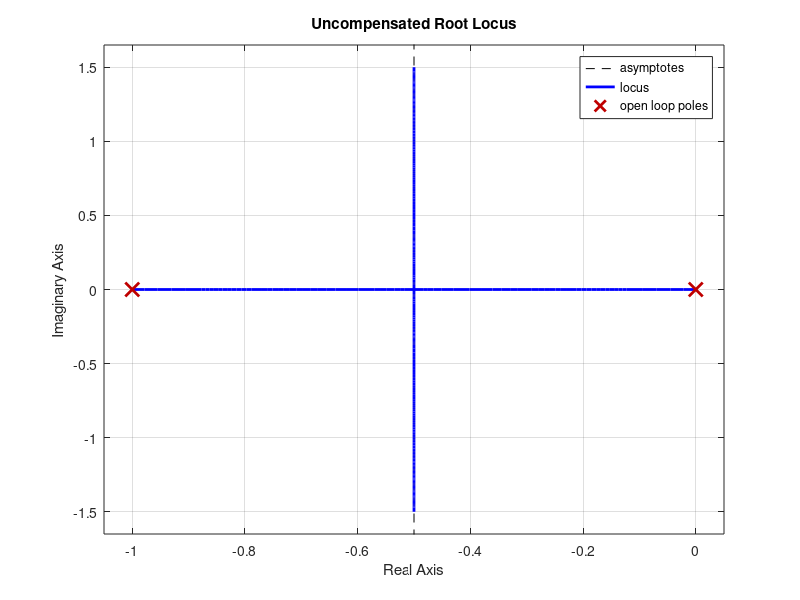
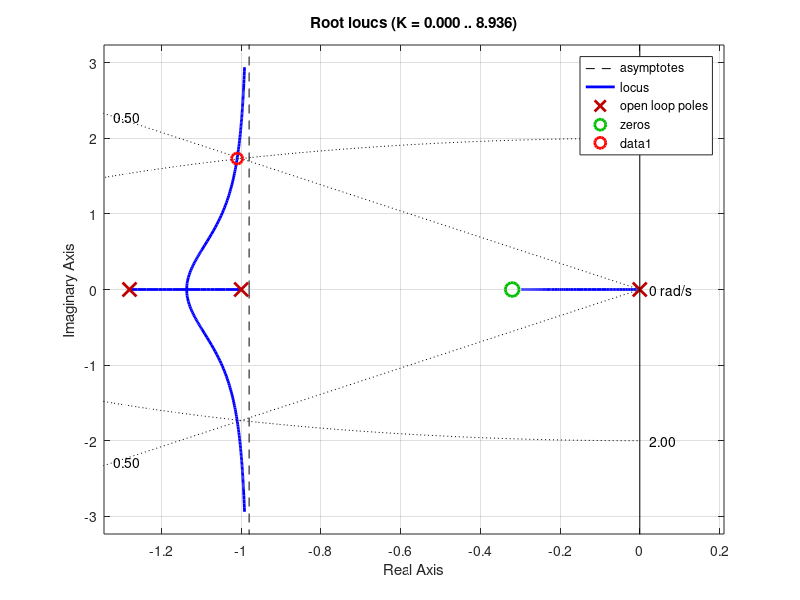

MATLAB code to generate these figures, in order: (Note: this script raises an error after producing the figures.)
% Problem 5.25 b
% Design lead compensator Dc(s) = k * (s+z) / (s+p)
% Requirement: s = -1 +- j * sqrt(3)

clear; clc;
wn = 2;
zeta = 0.5;
s = tf('s');
G = 1/(s*(s+1));
figure(1);

% % Step 2 - Plot uncompensated root locus
rlocus(G);
title('Uncompensated Root Locus');

% % Step 3 - can't meet specs with uncompensated system, so pick starting
% % values for lead compensator

z_lead = wn/6.25; % Rule of thumb: initially 25% of natural frequency.
p_lead = 4*z_lead; % Rule of thumb: initially placing pole at 10*z;
D_lead = (s + z_lead)/(s + p_lead);

figure(2);

% % Step 4 - Examine root locus and see if we can place the poles somewhere
% % where the specs will be met.
rlocus(D_lead*G)

% Step 5 - Select K value
K = 3.2653;


% This portion was generated by AI to graph the point nicely
% Find the closed-loop poles
closed_loop_poles = pole(feedback(K * D_lead * G, 1));

% Plot the marker first
figure(2);
rlocus(D_lead * G);
sgrid(zeta, wn);
hold on;
h = plot(real(closed_loop_poles(1)), imag(closed_loop_poles(1)), 'ro', 'MarkerSize', 8, 'LineWidth', 2);

% Automatically generate the text data tip on the plot
row = dataTipTextRow('Gain', repmat(K, size(closed_loop_poles(1))));
row2 = dataTipTextRow('Pole', closed_loop_poles(1));
h.DataTipTemplate.DataTipRows(end+1) = row;
h.DataTipTemplate.DataTipRows(end+1) = row2;

% Create the permanent data tip box at that coordinate
dt = datatip(h, real(closed_loop_poles(1)), imag(closed_loop_poles(1)));

hold off;






% LAG compensator not asked for
% % Step 6 - Plot step response with full lead compensator. Ensure
% % specifications are met.
% sys = feedback(K*D_lead*G, 1);
% figure(3);
% step(sys)
% % Step 7 - analyze steady state error
% Tau_ten = 50/p_lead;
% t=0:0.001:Tau_ten;
% % Apply ramp input (u(t) = t)
% y=lsim(sys, t, t);
% figure(4);
% plot(t,y,'b',t,t,'r')
% legend("Response", "Ref input")
